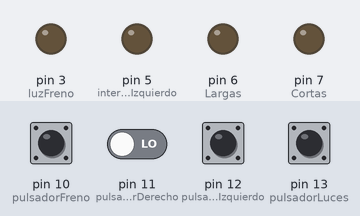
The sketch below on a simulated Arduino Uno, built with avr-gcc and run on an emulated ATmega328P. Shown: output pins drawn as LEDs (lit = HIGH). Dashed ring = blinking. Inputs (shaded band) come from the test bench; at power-on: pin 10 (pulsadorFreno), pin 11 (pulsadorDerecho), pin 12 (pulsadorIzquierdo), pin 13 (pulsadorLuces) LOW.

Above: at 1.2 s.
1.3 s: pin 13 (pulsadorLuces) pulled HIGH for 1 s
At 1.67 s:
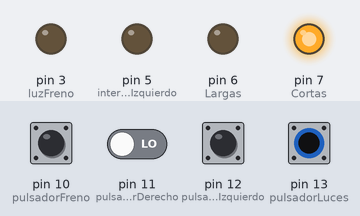
3.8 s: pin 10 (pulsadorFreno) pulled HIGH for 0.15 s
At 4.8 s:
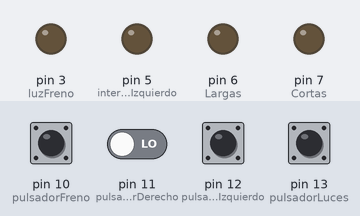
5.4 s: pin 12 (pulsadorIzquierdo) pulled HIGH for 1 s
At 6.2 s:
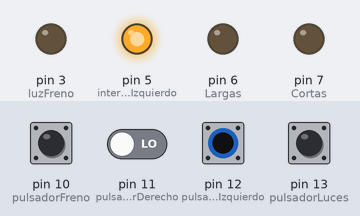
7.9 s: pin 10 (pulsadorFreno) driven HIGH and pin 13 (pulsadorLuces) driven HIGH
At 8.65 s:
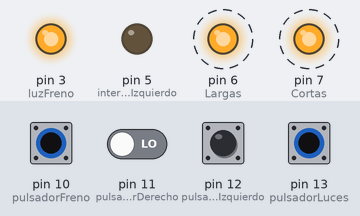
10.9 s: pin 12 (pulsadorIzquierdo) pulled HIGH for 1 s
At 11.8 s:
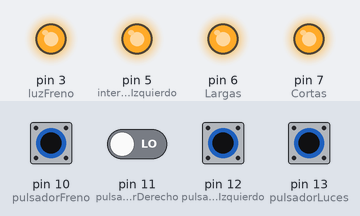
13.9 s: pin 10 (pulsadorFreno) driven LOW
At 14.37 s:
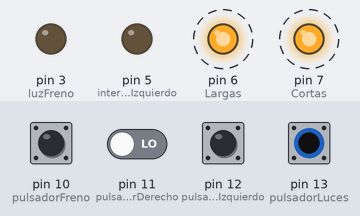
Timing chart, 0 to 17.9 s (numbered marks = the images above; inputs shaded):
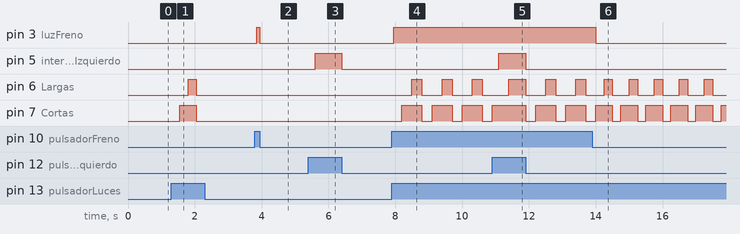

Measured:
- after the input at 1.3 s, pin 6 (Largas): LOW → HIGH after 0.50 s, → LOW 0.25 s later; pin 7 (Cortas): LOW → HIGH after 0.25 s, → LOW 0.50 s later
- after the input at 3.8 s, pin 3 (luzFreno): LOW → HIGH after 0.05 s, → LOW 0.10 s later
- after the input at 5.4 s, pin 5 (intermitenteIzquierdo): LOW → HIGH after 0.20 s, → LOW 0.80 s later
- after the input at 7.9 s, pin 3 (luzFreno): LOW → HIGH after 0.05 s; pin 6 (Largas): alternates HIGH for 0.30 s and LOW for 0.60 s, starting after 0.60 s; pin 7 (Cortas): alternates HIGH for 0.60 s and LOW for 0.30 s, starting after 0.30 s
- after the input at 10.9 s, pin 5 (intermitenteIzquierdo): LOW → HIGH after 0.20 s, → LOW 0.80 s later
- after the input at 13.9 s, pin 3 (luzFreno): HIGH → LOW after 0.10 s

The sketch:

bici1.ino
```cpp
// declaracion de variables
// Freno
const int luzFreno = 3;
const int pulsadorFreno = 10;
// Intermitentes
const int intermitenteIzquierdo= 5;
const int intermitenteDerecho= 4;
const int pulsadorIzquierdo= 12;
const int pulsadorDerecho= 11;
// Luces cortas y largas
const int Largas = 6;
const int Cortas = 7;
const int pulsadorLuces = 13;

// variables de estado
int estadoFreno = LOW;
int estadoLuces = 0;
int estadoIIz = 0;
int estadoIDr = 0;

void setup () {
  // salidas
  pinMode(luzFreno,OUTPUT);
  pinMode(intermitenteIzquierdo,OUTPUT);
  pinMode(intermitenteDerecho,OUTPUT);
  pinMode(Largas,OUTPUT);
  pinMode(Cortas,OUTPUT);
  // pulsadores
  pinMode(pulsadorFreno,INPUT);
  pinMode(pulsadorIzquierdo,INPUT);
  pinMode(pulsadorDerecho,INPUT);
  pinMode(pulsadorLuces,INPUT);
}

void loop() {
  // Prueba de encendido
  /* digitalWrite(luzFreno,HIGH);
  digitalWrite(intermitenteIzquierdo,HIGH);
  digitalWrite(intermitenteDerecho,HIGH);
  digitalWrite(Largas,HIGH);
  digitalWrite(Cortas,HIGH); */

  // ******************
  // Pulso luz de freno
  // ******************
  if (digitalRead(pulsadorFreno) == HIGH) { // 1ª condicional
     delay(50);
        if (digitalRead(pulsadorFreno) == HIGH) { // 2ª condicional
        estadoFreno=HIGH;
        } // 2ª condicional FIN
  } else {
        estadoFreno=LOW;
  }// 1ª condicional FIN

  // Enciendo luz freno
  digitalWrite(luzFreno,estadoFreno);

  // *************************
  // Pulso luz LARGAS / CORTAS
  // *************************
  if (digitalRead(pulsadorLuces) == HIGH) { // 1ª condicional
     delay(250);
        if (digitalRead(pulsadorLuces) == HIGH) { // 2ª condicional
        estadoLuces = estadoLuces + 1;
        } // 2ª condicional FIN
  }// 1ª condicional FIN

  // desbordamiento
  if (estadoLuces>=3) { estadoLuces =0; } // condicional de desbordamiento

  if (estadoLuces==0) {
      digitalWrite(Largas,LOW);
      digitalWrite(Cortas,LOW);
  } else if (estadoLuces==1) {
      digitalWrite(Largas,LOW);
      digitalWrite(Cortas,HIGH);
  } else if (estadoLuces==2) {
      digitalWrite(Largas,HIGH);
      digitalWrite(Cortas,HIGH);
  }

  // *************************
  // Intermitentes IZQUIERDOS
  // *************************
  if (digitalRead(pulsadorIzquierdo) == HIGH) { // 1ª condicional
     delay(200);
        if (digitalRead(pulsadorIzquierdo) == HIGH) { // 2ª condicional
        estadoIIz = HIGH;
        } // 2ª condicional FIN
  } else {
        estadoIIz = LOW;
  }// 1ª condicional FIN

  digitalWrite (intermitenteIzquierdo,estadoIIz);

  // *************************
  // Intermitentes DERECHOS
  // *************************
  if (digitalRead(pulsadorDerecho) == HIGH) { // 1ª condicional
     delay(200);
        if (digitalRead(pulsadorDerecho) == HIGH) { // 2ª condicional
        estadoIDr = HIGH;
        } // 2ª condicional FIN
  } else {
        estadoIDr = LOW;
  }// 1ª condicional FIN

  digitalWrite (intermitenteDerecho,estadoIDr);

} // FIN DEL PROGRAMA
```
